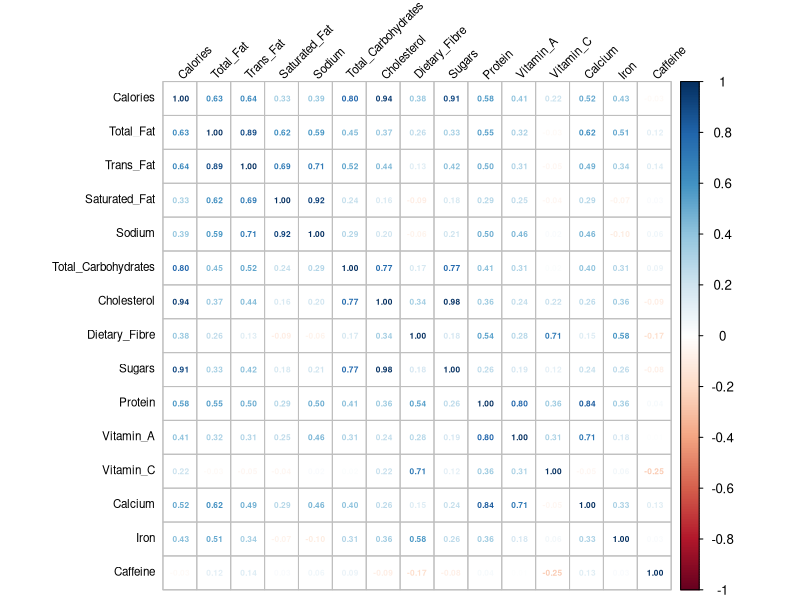
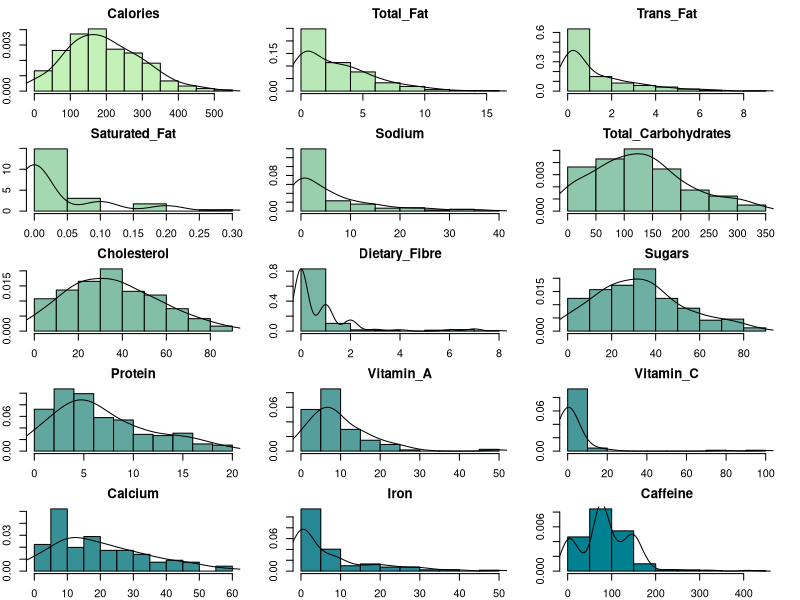
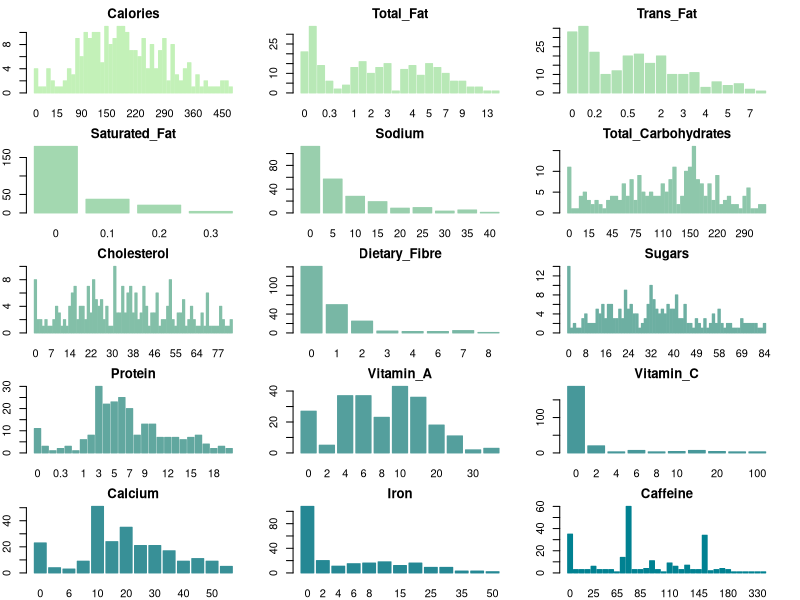
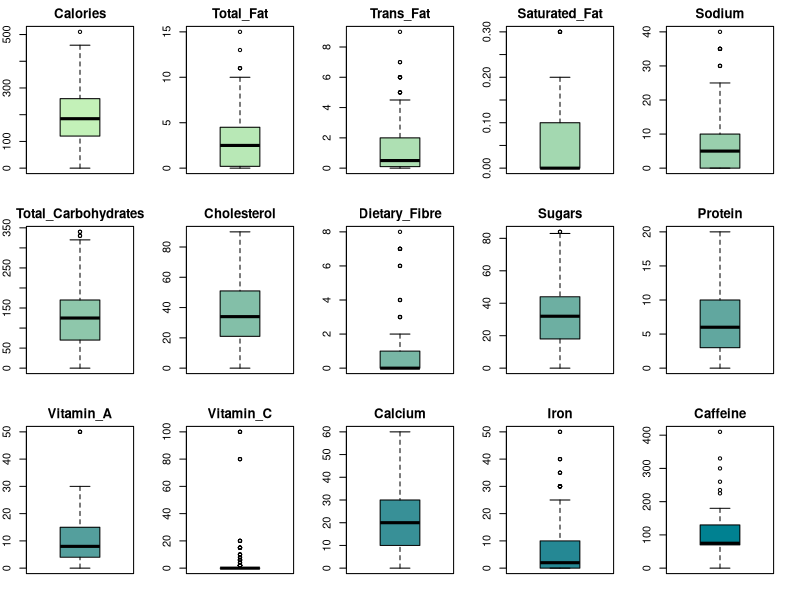
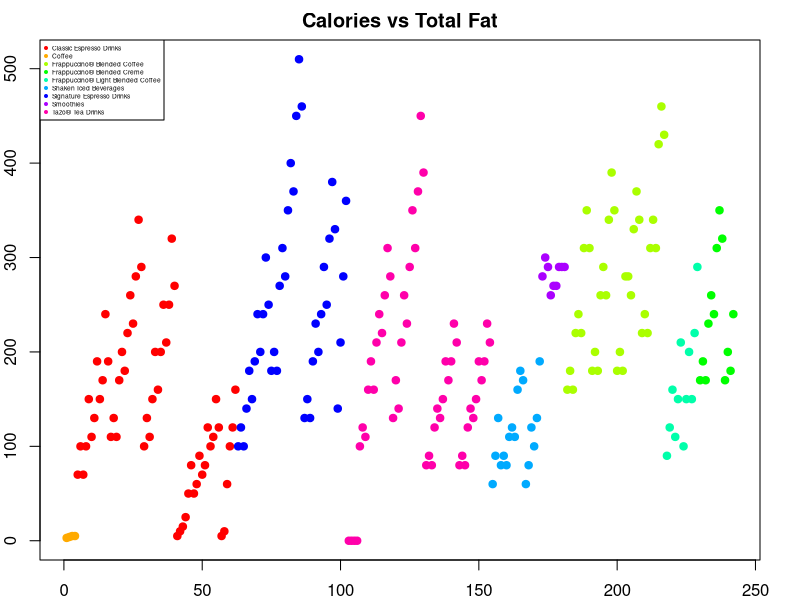
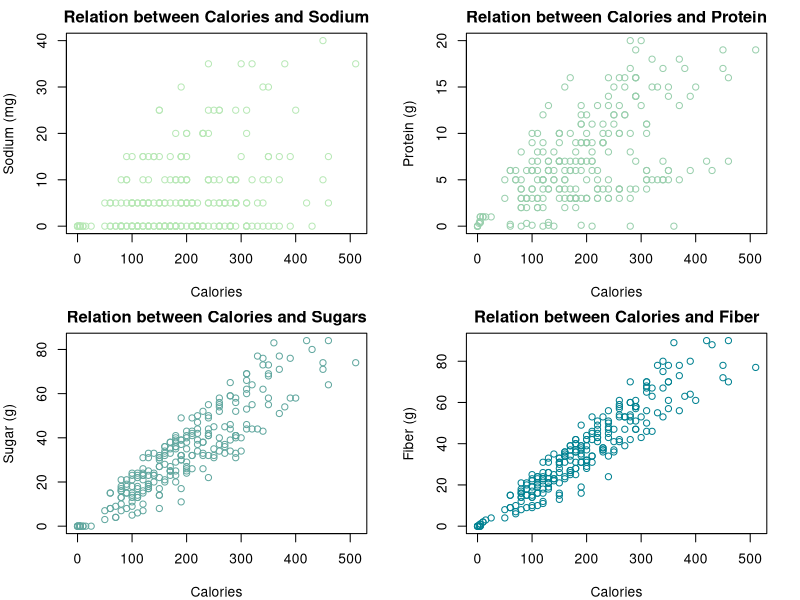
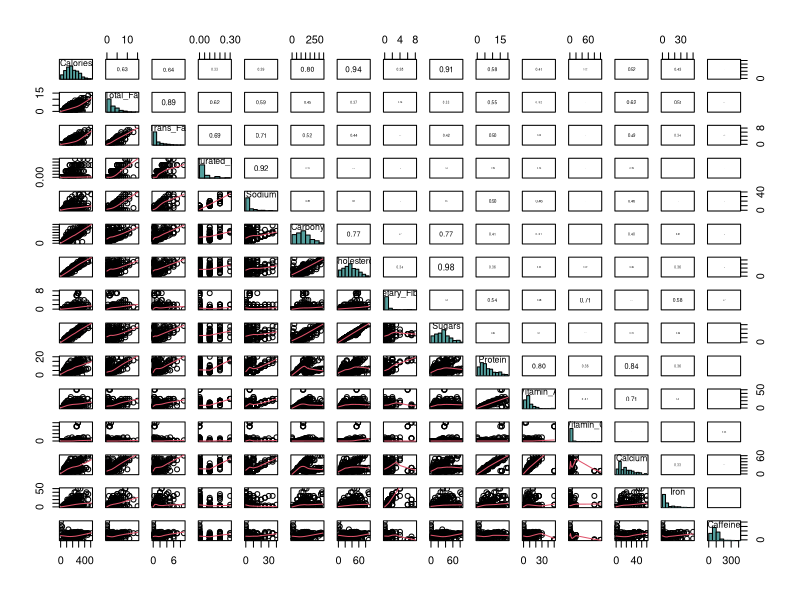
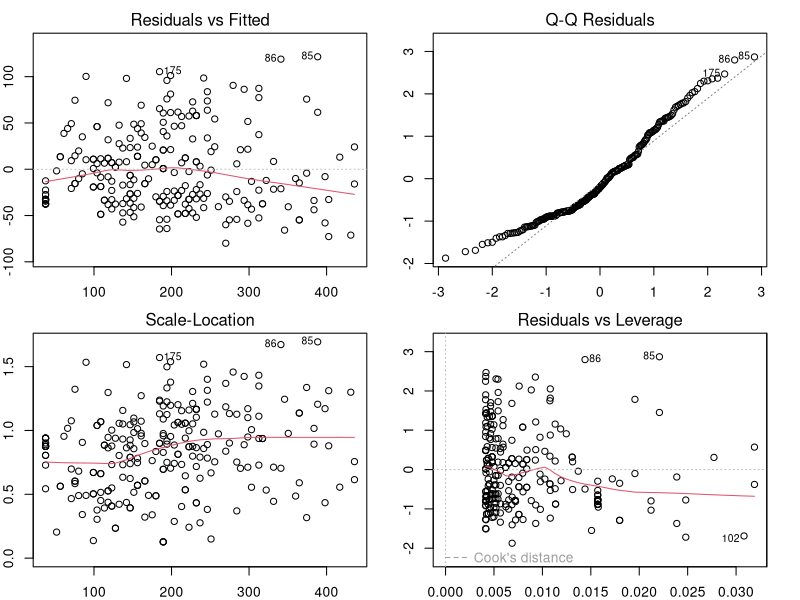

Write R code to recreate these figures, in order.
## ---- chunk 1
knitr::opts_chunk$set(
  echo = TRUE,
  warning = FALSE,
  message = FALSE,
  fig.align = 'center'
  )
## ---- chunk 2
library(corrplot)
library(knitr)
library(car)
library(glmnet)
library(MASS)
col <- c('#c3f1b8', '#b8e8b6', '#aee0b3', '#a3d8b0', '#99cfad', '#8ec7ab', '#83bfa8', '#78b7a5', '#6dafa2', '#61a79f', '#549f9d', '#47989a', '#389097', '#258894', '#008191')
## ---- chunk 3
data <- read.csv("Data/starbucks.csv", header = TRUE, sep = ",")
## ---- chunk 4
# Remove percentage sign from the data
data$Vitamin.C....DV. <- as.numeric(gsub("%", "", data$Vitamin.C....DV.))
# Set the other variables as numeric
data$Calories <- as.numeric(data$Calories)
## ---- chunk 5
# Remove percentage sign from the data
data$Calcium....DV. <- as.numeric(gsub("%", "", data$Calcium....DV.))
data$Iron....DV. <- as.numeric(gsub("%", "", data$Iron....DV.))
data$Vitamin.A....DV. <- as.numeric(gsub("%", "", data$Vitamin.A....DV.))
# Set the other variables as numeric
data$Trans.Fat..g. <- as.numeric(data$Trans.Fat..g.)
data$Total.Fat..g. <- as.numeric(data$Total.Fat..g.)
data$Cholesterol..mg. <- as.numeric(data$Cholesterol..mg.)
data$Sodium..mg. <- as.numeric(data$Sodium..mg.)
data$Total.Carbohydrates..g. <- as.numeric(data$Total.Carbohydrates..g.)
data$Dietary.Fibre..g. <- as.numeric(data$Dietary.Fibre..g.)
data$Sugars..g. <- as.numeric(data$Sugars..g.)
data$Caffeine..mg. <- as.numeric(data$Caffeine..mg.)
## ---- chunk 6
summary(data$Caffeine..mg.)
# Replace NA values with the median
data_cleaned <- data
data_cleaned$Caffeine..mg.[is.na(data_cleaned$Caffeine..mg.)] <- median(
  data_cleaned$Caffeine..mg., na.rm = TRUE)
# Summary of the Caffeine column after cleaning
summary(data_cleaned$Caffeine..mg.)
## ---- chunk 7
colnames(data_cleaned) <- c("Beverage_category", "Beverage", "Beverage_prep",
                            "Calories", "Total_Fat", "Trans_Fat",
                            "Saturated_Fat", "Sodium", "Total_Carbohydrates",
                            "Cholesterol", "Dietary_Fibre", "Sugars",
                            "Protein", "Vitamin_A", "Vitamin_C",
                            "Calcium", "Iron", "Caffeine")
## ---- chunk 8
data_num <- data_cleaned[, sapply(data_cleaned, is.numeric)]
correlation_matrix <- cor(data_num)
corrplot(correlation_matrix, method = "number", tl.col = "black", 
         tl.srt = 45, addCoef.col = "black", number.cex = 0.5, tl.cex = 0.7)
## ---- chunk 9
par(mfrow = c(5, 3), mar = c(2, 2, 2, 2))
for (i in 1:ncol(data_num)) {
  hist(data_num[, i], main = colnames(data_num)[i],
       xlab = colnames(data_num)[i], col = col[i], freq = FALSE)
  dens <- density(data_num[, i], na.rm=TRUE, adjust=1.25)
  lines(dens, col = "black", lwd = 1)
}
## ---- chunk 10
par(mfrow = c(5, 3), mar = c(2, 2, 2, 2))
for (i in 1:ncol(data_num)) {
  barplot(table(data_num[, i]), main = colnames(data_num)[i],
          xlab = colnames(data_num)[i], col = col[i], border = col[i])
}
## ---- chunk 11
par(mfrow = c(3, 5), mar = c(2, 2, 2, 2))
for (i in 1:ncol(data_num)) {
  boxplot(data_num[, i], main = colnames(data_num)[i],
          xlab = colnames(data_num)[i], col = col[i])
}
## ---- chunk 12
data_cleaned$Beverage_category <- as.factor(data_cleaned$Beverage_category)
colors <- rainbow(length(unique(data_cleaned$Beverage_category)))
color_map <- setNames(colors, levels(data_cleaned$Beverage_category))
par(mfrow = c(1, 1))
plot(data_cleaned$Calories, data_cleaned$Total_Fat_g,
     col = color_map[data_cleaned$Beverage_category], pch = 19,
     xlab = "Calories", ylab = "Total Fat (g)", main = "Calories vs Total Fat")
legend("topleft", legend = levels(data_cleaned$Beverage_category), 
       col = colors, cex = 0.4, pch = 19)
## ---- chunk 13
par(mfrow = c(2, 2), mar = c(4, 4, 2, 2))
with(data_cleaned, {
  plot(Calories, Sodium , main = "Relation between Calories and Sodium",
       xlab = "Calories", ylab = "Sodium (mg)", col = col[2])
  plot(Calories, Protein , main = "Relation between Calories and Protein",
       xlab = "Calories", ylab = "Protein (g)", col = col[5])
  plot(Calories, Sugars , main = "Relation between Calories and Sugars",
       xlab = "Calories", ylab = "Sugar (g)", col = col[10])
  plot(Calories, Cholesterol , main = "Relation between Calories and Fiber",
       xlab = "Calories", ylab = "Fiber (g)", col = col[15])
})
## ---- chunk 14
# Histogram function
panel.hist <- function(x, colour, ...)
{
  usr <- par("usr")
  on.exit(par(usr))
  par(usr = c(usr[1:2], 0, 1.5))
  h <- hist(x, plot = FALSE)
  breaks <- h$breaks
  nB <- length(breaks)
  y <- h$counts
  y <- y / max(y)
  rect(breaks[-nB], 0, breaks[-1], y, col = colour, ...)
}

# Correlations function
panel.cor <- function(x, y, digits = 2, prefix = "", cex.cor, ...)
{
  usr <- par("usr")
  on.exit(par(usr))
  par(usr = c(0, 1, 0, 1))
  r <- abs(cor(x, y))
  txt <- format(c(r, 0.123456789), digits = digits)[1]
  txt <- paste0(prefix, txt)
  if(missing(cex.cor)) cex.cor <- 0.5/strwidth(txt)
  text(0.5, 0.5, txt, cex = cex.cor * r)
}
## ---- chunk 15
pairs(data_num, diag.panel = panel.hist, upper.panel = panel.cor, 
      lower.panel = panel.smooth, colour = "#549f9d")
## ---- chunk 16
y <- data_num$Calories
data_num_ <- data_num[, -1]
## ---- chunk 17
lm_simple <- lm(Calories ~ Sugars, data = data_cleaned)
kable(data.frame(AIC = AIC(lm_simple), BIC = BIC(lm_simple),
                 R_squared = summary(lm_simple)$r.squared, 
                 adj_R_squared = summary(lm_simple)$adj.r.squared), 
      caption = "Model evaluation metrics for the simple linear regression model")
par(mfrow = c(2, 2), mar = c(2, 2, 2, 2))
plot(lm_simple)
## ---- chunk 18
lm_model <- lm(y ~ ., data = data_num_)
par(mfrow = c(2, 2), mar = c(2, 2, 2, 2))
plot(lm_model)
kable(data.frame(AIC = AIC(lm_model), BIC = BIC(lm_model),
                 R_squared = summary(lm_model)$r.squared, 
                 adj_R_squared = summary(lm_model)$adj.r.squared),
      caption = "Model evaluation metrics for the linear regression model")
## ---- chunk 19
backward_model <- step(lm_model, direction = "backward")
## ---- chunk 20
kable(data.frame(AIC = AIC(backward_model), BIC = BIC(backward_model),
                 R_squared = summary(backward_model)$r.squared, 
                 adj_R_squared = summary(backward_model)$adj.r.squared),
      caption = "Model evaluation metrics for the linear regression model 
      with backward elimination")
## ---- chunk 21
kable(data.frame(Model = c("Simple Linear Regression", "Multiple Linear Regression",
                           "Multiple Linear Regression with Backward Elimination"),
                 AIC = c(AIC(lm_simple), AIC(lm_model), AIC(backward_model)),
                 BIC = c(BIC(lm_simple), BIC(lm_model), BIC(backward_model)),
                 R_squared = c(summary(lm_simple)$r.squared, 
                               summary(lm_model)$r.squared, 
                               summary(backward_model)$r.squared),
                 adj_R_squared = c(summary(lm_simple)$adj.r.squared, 
                                   summary(lm_model)$adj.r.squared, 
                                   summary(backward_model)$adj.r.squared)),
      caption = "Model comparison")
## ---- chunk 22
anova_results <- anova(lm_model, backward_model)
anova_results
## ---- chunk 23
kable(data.frame(VIF = vif(backward_model)),
      caption = "VIF values for the linear regression model")
## ---- chunk 24
std_data_log <- scale(log(data_num + 1)) # Standardize the data
std_data_log_df <- as.data.frame(std_data_log) # Set as dataframe
mod_log_tr <- lm(Calories ~ ., data = std_data_log_df)
kable(data.frame(AIC = AIC(mod_log_tr), BIC = BIC(mod_log_tr),
                 R_squared = summary(mod_log_tr)$r.squared, 
                 adj_R_squared = summary(mod_log_tr)$adj.r.squared), 
      caption = "Model evaluation metrics for the log transformed data")
kable(data.frame(VIF = vif(mod_log_tr)),
      caption = "VIF values for the log transformed data")
## ---- chunk 25
backward_model_log <- step(mod_log_tr, direction = "backward")
## ---- chunk 26
kable(data.frame(AIC = AIC(backward_model_log), BIC = BIC(backward_model_log),
                 R_squared = summary(backward_model_log)$r.squared, 
                 adj_R_squared = summary(backward_model_log)$adj.r.squared), 
      caption = "Model evaluation metrics for the log transformed data 
      with backward elimination")
kable(data.frame(VIF = vif(backward_model_log)),
      caption = "VIF values for the log transformed data with backward elimination")
## ---- chunk 27
mod_log_tr_updated <- lm(Calories ~ . - Cholesterol - Sugars,
                         data = std_data_log_df)
kable(data.frame(VIF = vif(mod_log_tr_updated)),
      caption = "VIF values for the log transformed data with 
      manual removal of variables")
## ---- chunk 28
mod_log_tr_backward_2 <- step(mod_log_tr_updated, direction = "backward")
## ---- chunk 29
kable(data.frame(AIC = AIC(mod_log_tr_backward_2), BIC = BIC(mod_log_tr_backward_2),
                 R_squared = summary(mod_log_tr_backward_2)$r.squared, 
                 adj_R_squared = summary(mod_log_tr_backward_2)$adj.r.squared), 
      caption = "Model evaluation metrics for the log transformed data with
      backward elimination and manual removal of variables")
kable(data.frame(VIF = vif(mod_log_tr_backward_2)),
      caption = "VIF values for the log transformed data with backward 
      elimination and manual removal of variables")
## ---- chunk 30
shapiro.test((residuals(mod_log_tr_backward_2)))
## ---- chunk 31
std_data <- as.data.frame(scale(data_num)) # Standardize the data
mod_lasso <- cv.glmnet(x = as.matrix(std_data[, -1]),
                       y = std_data$Calories, alpha = 1, standardize = FALSE)
par(mfrow = c(1, 1))
plot(mod_lasso, xvar = "lambda", label = TRUE)
## ---- chunk 32
mod_ridge <- cv.glmnet(x = as.matrix(std_data[, -1]),
                       y = std_data$Calories, alpha = 0, standardize = FALSE)
plot(mod_ridge, xvar = "lambda", label = TRUE)
## ---- chunk 33
lasso_pred <- predict(mod_lasso, s = "lambda.min", newx = as.matrix(std_data[, -1]))
lasso_r_squared <- cor(lasso_pred, std_data$Calories)^2
ridge_pred <- predict(mod_ridge, s = "lambda.min",  newx = as.matrix(std_data[, -1]))
ridge_r_squared <- cor(ridge_pred, std_data$Calories)^2
kable(data.frame(Model = c("Linear Regression", "Lasso Regression","Ridge Regression"),
                 R_squared = c(summary(lm_model)$r.squared,
                               lasso_r_squared, ridge_r_squared)), 
      caption = "R-squared values for the models")
## ---- chunk 34
linear_pred <- predict(lm_model, newdata = data_num)
linear_mse <- mean((linear_pred - data_num$Calories)^2)
lasso_mse <- mean((lasso_pred - std_data$Calories)^2)
ridge_mse <- mean((ridge_pred - std_data$Calories)^2)
kable(data.frame(Model = c("Linear Regression", "Lasso Regression", "Ridge Regression"),
                 MSE = c(linear_mse, lasso_mse, ridge_mse)), 
      caption = "MSE values for the models")
## ---- chunk 35
set.seed(123)
train_index <- sample(1:nrow(std_data), 0.8 * nrow(std_data))
train_data <- std_data[train_index, ]
test_data <- std_data[-train_index, ]
mod_lasso_train <- cv.glmnet(x = as.matrix(train_data[, -1]), y = train_data$Calories,
                             alpha = 1, standardize = FALSE)
## ---- chunk 36
lasso_pred_test <- predict(mod_lasso_train, s = "lambda.min",
                           newx = as.matrix(test_data[, -1]))
lasso_r_squared_test <- cor(lasso_pred_test, test_data$Calories)^2
lasso_mse_test <- mean((lasso_pred_test - test_data$Calories)^2)
## ---- chunk 37
accuracy_lm <- 1 - (lasso_mse_test / var(test_data$Calories))
par(mfrow = c(1, 1), mar = c(4, 4, 2, 2))
plot(test_data$Calories, lasso_pred_test, xlab = "Actual Calories", col = "#99cfad",
     ylab = "Predicted Calories", main = "Predicted vs Actual Calories", pch = 19)
abline(0, 1, col = "#258894", lwd = 2)
kable(data.frame(Accuracy = accuracy_lm, MSE = lasso_mse_test, 
                 R_squared = lasso_r_squared_test),
      caption = "Model evaluation metrics on the test data")
## ---- chunk 38
y <- std_data_log_df$Calories
calories_median <- median(y)
std_data_log_df$Calorie_Class <- ifelse(std_data_log_df$Calories > calories_median, 1, 0)
table(std_data_log_df$Calorie_Class)
logistic_model <- glm(Calorie_Class ~ ., data = std_data_log_df[,-1], family = binomial)
kable(data.frame(AIC = AIC(logistic_model), BIC = BIC(logistic_model), 
                 Residual_deviance = logistic_model$deviance,
                 Null_deviance = logistic_model$null.deviance,
                 R_squared = 1 - logistic_model$deviance / logistic_model$null.deviance),
      caption = "Model evaluation metrics for the logistic regression model")
## ---- chunk 39
set.seed(123)
train_index <- sample(1:nrow(std_data_log_df), size = 0.8 * nrow(std_data_log_df))
train_data <- std_data_log_df[train_index, ]
test_data <- std_data_log_df[-train_index, ]
new_train_data <- train_data[,-1]
new_test_data <- test_data[,-1]
logistic_model_train <- glm(Calorie_Class ~ ., data = new_train_data, family = binomial)
predictions <- predict(logistic_model_train, newdata = new_test_data, type = "response")
predicted_classes <- ifelse(predictions > 0.5, 1, 0)
## ---- chunk 40
conf_matrix <- table(Predicted = predicted_classes, Actual = new_test_data$Calorie_Class)
kable(conf_matrix, caption = "Confusion matrix for the logistic regression model")
accuracy <- (conf_matrix[1, 1] + conf_matrix[2, 2]) / sum(conf_matrix)
precision <- conf_matrix[2, 2] / sum(conf_matrix[, 2])
recall <- conf_matrix[2, 2] / sum(conf_matrix[2, ])
f1_score <- 2 * (precision * recall) / (precision + recall)
kable(data.frame(Accuracy = accuracy, Precision = precision, Recall = recall,
                 F1_Score = f1_score), 
      caption = "Model evaluation metrics for the logistic regression model")
## ---- chunk 41
par(mfrow = c(2,2), mar = c(2, 2, 2, 2))
plot(logistic_model_train)
## ---- chunk 42
data_cleaned$Beverage_category <- as.factor(data_cleaned$Beverage_category)
target_var <- data_cleaned$Beverage_category
data_lda <- cbind(data_num, Beverage_category = target_var)
set.seed(123)
train_index <- sample(seq_len(nrow(data_lda)), size = 0.8 * nrow(data_lda))
train_data <- data_lda[train_index, ]
test_data <- data_lda[-train_index, ]
## ---- chunk 43
target_var <- data_cleaned$Beverage_category
lda_model <- lda(Beverage_category ~ ., data = train_data)
## ---- chunk 44
predictions_lda <- predict(lda_model, test_data)$class
conf_matrix_lda <- table(Predicted = predictions_lda, Actual = test_data$Beverage_category)
conf_matrix_lda <- as.matrix(conf_matrix_lda)
kable(conf_matrix_lda, caption = "Confusion matrix for the LDA model", align = "c")
accuracy_lda <- sum(diag(conf_matrix_lda)) / sum(conf_matrix_lda)
print(paste("Accuracy:", round(accuracy_lda * 100, 2), "%"))
